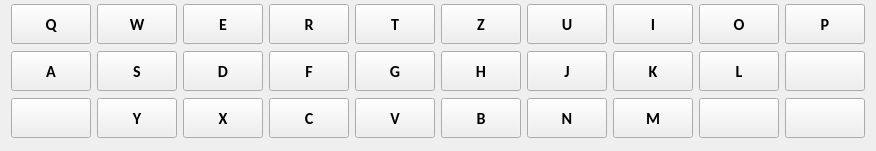
   <widget class="QWidget" name="gridLayoutWidget_2">
    <property name="geometry">
     <rect>
      <x>660</x>
      <y>26</y>
      <width>481</width>
      <height>151</height>
     </rect>
    </property>
    <property name="minimumSize">
     <size>
      <width>0</width>
      <height>40</height>
     </size>
    </property>
    <property name="font">
     <font>
      <weight>75</weight>
      <bold>true</bold>
     </font>
    </property>
    <property name="cursor">
     <cursorShape>ArrowCursor</cursorShape>
    </property>
    <layout class="QGridLayout" name="gridLayout">
     <property name="topMargin">
      <number>3</number>
     </property>
     <property name="horizontalSpacing">
      <number>6</number>
     </property>
     <item row="3" column="7">
      <widget class="QPushButton" name="pushButton_m">
       <property name="minimumSize">
        <size>
         <width>0</width>
         <height>40</height>
        </size>
       </property>
       <property name="font">
        <font>
         <family>Calibri</family>
         <pointsize>12</pointsize>
         <weight>75</weight>
         <bold>true</bold>
        </font>
       </property>
       <property name="cursor">
        <cursorShape>PointingHandCursor</cursorShape>
       </property>
       <property name="text">
        <string>M</string>
       </property>
      </widget>
     </item>
     <item row="2" column="1">
      <widget class="QPushButton" name="pushButton_s">
       <property name="minimumSize">
        <size>
         <width>0</width>
         <height>40</height>
        </size>
       </property>
       <property name="font">
        <font>
         <family>Calibri</family>
         <pointsize>12</pointsize>
         <weight>75</weight>
         <bold>true</bold>
        </font>
       </property>
       <property name="cursor">
        <cursorShape>PointingHandCursor</cursorShape>
       </property>
       <property name="text">
        <string>S</string>
       </property>
      </widget>
     </item>
     <item row="2" column="9">
      <widget class="QPushButton" name="pushButton_backspace">
       <property name="minimumSize">
        <size>
         <width>0</width>
         <height>40</height>
        </size>
       </property>
       <property name="font">
        <font>
         <family>Calibri</family>
         <pointsize>12</pointsize>
         <weight>75</weight>
         <bold>true</bold>
        </font>
       </property>
       <property name="cursor">
        <cursorShape>PointingHandCursor</cursorShape>
       </property>
       <property name="text">
        <string/>
       </property>
       <property name="icon">
        <iconset>
         <normaloff>Backspace.png</normaloff>Backspace.png</iconset>
       </property>
       <property name="iconSize">
        <size>
         <width>50</width>
         <height>16</height>
        </size>
       </property>
      </widget>
     </item>
     <item row="1" column="1">
      <widget class="QPushButton" name="pushButton_w">
       <property name="minimumSize">
        <size>
         <width>0</width>
         <height>40</height>
        </size>
       </property>
       <property name="font">
        <font>
         <family>Calibri</family>
         <pointsize>12</pointsize>
         <weight>75</weight>
         <bold>true</bold>
        </font>
       </property>
       <property name="cursor">
        <cursorShape>PointingHandCursor</cursorShape>
       </property>
       <property name="text">
        <string>W</string>
       </property>
      </widget>
     </item>
     <item row="1" column="9">
      <widget class="QPushButton" name="pushButton_p">
       <property name="minimumSize">
        <size>
         <width>0</width>
         <height>40</height>
        </size>
       </property>
       <property name="font">
        <font>
         <family>Calibri</family>
         <pointsize>12</pointsize>
         <weight>75</weight>
         <bold>true</bold>
        </font>
       </property>
       <property name="cursor">
        <cursorShape>PointingHandCursor</cursorShape>
       </property>
       <property name="autoFillBackground">
        <bool>false</bool>
       </property>
       <property name="styleSheet">
        <string notr="true"/>
       </property>
       <property name="text">
        <string>P</string>
       </property>
      </widget>
     </item>
     <item row="2" column="0">
      <widget class="QPushButton" name="pushButton_a">
       <property name="minimumSize">
        <size>
         <width>0</width>
         <height>40</height>
        </size>
       </property>
       <property name="font">
        <font>
         <family>Calibri</family>
         <pointsize>12</pointsize>
         <weight>75</weight>
         <bold>true</bold>
        </font>
       </property>
       <property name="cursor">
        <cursorShape>PointingHandCursor</cursorShape>
       </property>
       <property name="text">
        <string>A</string>
       </property>
      </widget>
     </item>
     <item row="2" column="6">
      <widget class="QPushButton" name="pushButton_j">
       <property name="minimumSize">
        <size>
         <width>0</width>
         <height>40</height>
        </size>
       </property>
       <property name="font">
        <font>
         <family>Calibri</family>
         <pointsize>12</pointsize>
         <weight>75</weight>
         <bold>true</bold>
        </font>
       </property>
       <property name="cursor">
        <cursorShape>PointingHandCursor</cursorShape>
       </property>
       <property name="text">
        <string>J</string>
       </property>
      </widget>
     </item>
     <item row="3" column="6">
      <widget class="QPushButton" name="pushButton_n">
       <property name="minimumSize">
        <size>
         <width>0</width>
         <height>40</height>
        </size>
       </property>
       <property name="font">
        <font>
         <family>Calibri</family>
         <pointsize>12</pointsize>
         <weight>75</weight>
         <bold>true</bold>
        </font>
       </property>
       <property name="cursor">
        <cursorShape>PointingHandCursor</cursorShape>
       </property>
       <property name="text">
        <string>N</string>
       </property>
      </widget>
     </item>
     <item row="2" column="3">
      <widget class="QPushButton" name="pushButton_f">
       <property name="minimumSize">
        <size>
         <width>0</width>
         <height>40</height>
        </size>
       </property>
       <property name="font">
        <font>
         <family>Calibri</family>
         <pointsize>12</pointsize>
         <weight>75</weight>
         <bold>true</bold>
        </font>
       </property>
       <property name="cursor">
        <cursorShape>PointingHandCursor</cursorShape>
       </property>
       <property name="text">
        <string>F</string>
       </property>
      </widget>
     </item>
     <item row="3" column="3">
      <widget class="QPushButton" name="pushButton_c">
       <property name="minimumSize">
        <size>
         <width>0</width>
         <height>40</height>
        </size>
       </property>
       <property name="font">
        <font>
         <family>Calibri</family>
         <pointsize>12</pointsize>
         <weight>75</weight>
         <bold>true</bold>
        </font>
       </property>
       <property name="cursor">
        <cursorShape>PointingHandCursor</cursorShape>
       </property>
       <property name="text">
        <string>C</string>
       </property>
      </widget>
     </item>
     <item row="3" column="2">
      <widget class="QPushButton" name="pushButton_x">
       <property name="minimumSize">
        <size>
         <width>0</width>
         <height>40</height>
        </size>
       </property>
       <property name="font">
        <font>
         <family>Calibri</family>
         <pointsize>12</pointsize>
         <weight>75</weight>
         <bold>true</bold>
        </font>
       </property>
       <property name="cursor">
        <cursorShape>PointingHandCursor</cursorShape>
       </property>
       <property name="text">
        <string>X</string>
       </property>
      </widget>
     </item>
     <item row="3" column="4">
      <widget class="QPushButton" name="pushButton_v">
       <property name="minimumSize">
        <size>
         <width>0</width>
         <height>40</height>
        </size>
       </property>
       <property name="font">
        <font>
         <family>Calibri</family>
         <pointsize>12</pointsize>
         <weight>75</weight>
         <bold>true</bold>
        </font>
       </property>
       <property name="cursor">
        <cursorShape>PointingHandCursor</cursorShape>
       </property>
       <property name="text">
        <string>V</string>
       </property>
      </widget>
     </item>
     <item row="3" column="5">
      <widget class="QPushButton" name="pushButton_b">
       <property name="minimumSize">
        <size>
         <width>0</width>
         <height>40</height>
        </size>
       </property>
       <property name="font">
        <font>
         <family>Calibri</family>
         <pointsize>12</pointsize>
         <weight>75</weight>
         <bold>true</bold>
        </font>
       </property>
       <property name="cursor">
        <cursorShape>PointingHandCursor</cursorShape>
       </property>
       <property name="text">
        <string>B</string>
       </property>
      </widget>
     </item>
     <item row="3" column="1">
      <widget class="QPushButton" name="pushButton_y">
       <property name="minimumSize">
        <size>
         <width>0</width>
         <height>40</height>
        </size>
       </property>
       <property name="font">
        <font>
         <family>Calibri</family>
         <pointsize>12</pointsize>
         <weight>75</weight>
         <bold>true</bold>
        </font>
       </property>
       <property name="cursor">
        <cursorShape>PointingHandCursor</cursorShape>
       </property>
       <property name="text">
        <string>Y</string>
       </property>
      </widget>
     </item>
     <item row="2" column="2">
      <widget class="QPushButton" name="pushButton_d">
       <property name="minimumSize">
        <size>
         <width>0</width>
         <height>40</height>
        </size>
       </property>
       <property name="font">
        <font>
         <family>Calibri</family>
         <pointsize>12</pointsize>
         <weight>75</weight>
         <bold>true</bold>
        </font>
       </property>
       <property name="cursor">
        <cursorShape>PointingHandCursor</cursorShape>
       </property>
       <property name="text">
        <string>D</string>
       </property>
      </widget>
     </item>
     <item row="1" column="2">
      <widget class="QPushButton" name="pushButton_e">
       <property name="minimumSize">
        <size>
         <width>0</width>
         <height>40</height>
        </size>
       </property>
       <property name="font">
        <font>
         <family>Calibri</family>
         <pointsize>12</pointsize>
         <weight>75</weight>
         <bold>true</bold>
        </font>
       </property>
       <property name="cursor">
        <cursorShape>PointingHandCursor</cursorShape>
       </property>
       <property name="text">
        <string>E</string>
       </property>
      </widget>
     </item>
     <item row="1" column="8">
      <widget class="QPushButton" name="pushButton_o">
       <property name="minimumSize">
        <size>
         <width>0</width>
         <height>40</height>
        </size>
       </property>
       <property name="font">
        <font>
         <family>Calibri</family>
         <pointsize>12</pointsize>
         <weight>75</weight>
         <bold>true</bold>
        </font>
       </property>
       <property name="cursor">
        <cursorShape>PointingHandCursor</cursorShape>
       </property>
       <property name="text">
        <string>O</string>
       </property>
      </widget>
     </item>
     <item row="2" column="4">
      <widget class="QPushButton" name="pushButton_g">
       <property name="minimumSize">
        <size>
         <width>0</width>
         <height>40</height>
        </size>
       </property>
       <property name="font">
        <font>
         <family>Calibri</family>
         <pointsize>12</pointsize>
         <weight>75</weight>
         <bold>true</bold>
        </font>
       </property>
       <property name="cursor">
        <cursorShape>PointingHandCursor</cursorShape>
       </property>
       <property name="text">
        <string>G</string>
       </property>
      </widget>
     </item>
     <item row="2" column="5">
      <widget class="QPushButton" name="pushButton_h">
       <property name="minimumSize">
        <size>
         <width>0</width>
         <height>40</height>
        </size>
       </property>
       <property name="font">
        <font>
         <family>Calibri</family>
         <pointsize>12</pointsize>
         <weight>75</weight>
         <bold>true</bold>
        </font>
       </property>
       <property name="cursor">
        <cursorShape>PointingHandCursor</cursorShape>
       </property>
       <property name="text">
        <string>H</string>
       </property>
      </widget>
     </item>
     <item row="1" column="5">
      <widget class="QPushButton" name="pushButton_z">
       <property name="minimumSize">
        <size>
         <width>0</width>
         <height>40</height>
        </size>
       </property>
       <property name="font">
        <font>
         <family>Calibri</family>
         <pointsize>12</pointsize>
         <weight>75</weight>
         <bold>true</bold>
        </font>
       </property>
       <property name="cursor">
        <cursorShape>PointingHandCursor</cursorShape>
       </property>
       <property name="text">
        <string>Z</string>
       </property>
      </widget>
     </item>
     <item row="2" column="7">
      <widget class="QPushButton" name="pushButton_k">
       <property name="minimumSize">
        <size>
         <width>0</width>
         <height>40</height>
        </size>
       </property>
       <property name="font">
        <font>
         <family>Calibri</family>
         <pointsize>12</pointsize>
         <weight>75</weight>
         <bold>true</bold>
        </font>
       </property>
       <property name="cursor">
        <cursorShape>PointingHandCursor</cursorShape>
       </property>
       <property name="text">
        <string>K</string>
       </property>
      </widget>
     </item>
     <item row="1" column="4">
      <widget class="QPushButton" name="pushButton_t">
       <property name="minimumSize">
        <size>
         <width>0</width>
         <height>40</height>
        </size>
       </property>
       <property name="font">
        <font>
         <family>Calibri</family>
         <pointsize>12</pointsize>
         <weight>75</weight>
         <bold>true</bold>
        </font>
       </property>
       <property name="cursor">
        <cursorShape>PointingHandCursor</cursorShape>
       </property>
       <property name="text">
        <string>T</string>
       </property>
      </widget>
     </item>
     <item row="1" column="0">
      <widget class="QPushButton" name="pushButton_q">
       <property name="sizePolicy">
        <sizepolicy hsizetype="Fixed" vsizetype="Fixed">
         <horstretch>0</horstretch>
         <verstretch>0</verstretch>
        </sizepolicy>
       </property>
       <property name="minimumSize">
        <size>
         <width>0</width>
         <height>40</height>
        </size>
       </property>
       <property name="font">
        <font>
         <family>Calibri</family>
         <pointsize>12</pointsize>
         <weight>75</weight>
         <bold>true</bold>
        </font>
       </property>
       <property name="cursor">
        <cursorShape>PointingHandCursor</cursorShape>
       </property>
       <property name="text">
        <string>Q</string>
       </property>
      </widget>
     </item>
     <item row="1" column="6">
      <widget class="QPushButton" name="pushButton_u">
       <property name="minimumSize">
        <size>
         <width>0</width>
         <height>40</height>
        </size>
       </property>
       <property name="font">
        <font>
         <family>Calibri</family>
         <pointsize>12</pointsize>
         <weight>75</weight>
         <bold>true</bold>
        </font>
       </property>
       <property name="cursor">
        <cursorShape>PointingHandCursor</cursorShape>
       </property>
       <property name="text">
        <string>U</string>
       </property>
      </widget>
     </item>
     <item row="1" column="7">
      <widget class="QPushButton" name="pushButton_i">
       <property name="minimumSize">
        <size>
         <width>0</width>
         <height>40</height>
        </size>
       </property>
       <property name="font">
        <font>
         <family>Calibri</family>
         <pointsize>12</pointsize>
         <weight>75</weight>
         <bold>true</bold>
        </font>
       </property>
       <property name="cursor">
        <cursorShape>PointingHandCursor</cursorShape>
       </property>
       <property name="text">
        <string>I</string>
       </property>
      </widget>
     </item>
     <item row="1" column="3">
      <widget class="QPushButton" name="pushButton_r">
       <property name="minimumSize">
        <size>
         <width>0</width>
         <height>40</height>
        </size>
       </property>
       <property name="font">
        <font>
         <family>Calibri</family>
         <pointsize>12</pointsize>
         <weight>75</weight>
         <bold>true</bold>
        </font>
       </property>
       <property name="cursor">
        <cursorShape>PointingHandCursor</cursorShape>
       </property>
       <property name="text">
        <string>R</string>
       </property>
      </widget>
     </item>
     <item row="2" column="8">
      <widget class="QPushButton" name="pushButton_l">
       <property name="minimumSize">
        <size>
         <width>0</width>
         <height>40</height>
        </size>
       </property>
       <property name="font">
        <font>
         <family>Calibri</family>
         <pointsize>12</pointsize>
         <weight>75</weight>
         <bold>true</bold>
        </font>
       </property>
       <property name="cursor">
        <cursorShape>PointingHandCursor</cursorShape>
       </property>
       <property name="text">
        <string>L</string>
       </property>
      </widget>
     </item>
     <item row="3" column="0">
      <widget class="QPushButton" name="pushButton_update_dict">
       <property name="minimumSize">
        <size>
         <width>0</width>
         <height>40</height>
        </size>
       </property>
       <property name="font">
        <font>
         <family>Calibri</family>
         <pointsize>12</pointsize>
         <weight>50</weight>
         <bold>false</bold>
        </font>
       </property>
       <property name="cursor">
        <cursorShape>PointingHandCursor</cursorShape>
       </property>
       <property name="text">
        <string/>
       </property>
       <property name="icon">
        <iconset>
         <normaloff>Update.png</normaloff>Update.png</iconset>
       </property>
      </widget>
     </item>
     <item row="3" column="9">
      <widget class="QPushButton" name="pushButton_save_dict_as">
       <property name="minimumSize">
        <size>
         <width>0</width>
         <height>40</height>
        </size>
       </property>
       <property name="font">
        <font>
         <family>Calibri</family>
         <pointsize>12</pointsize>
         <weight>50</weight>
         <bold>false</bold>
        </font>
       </property>
       <property name="cursor">
        <cursorShape>PointingHandCursor</cursorShape>
       </property>
       <property name="text">
        <string/>
       </property>
       <property name="icon">
        <iconset>
         <normaloff>Save_as.png</normaloff>Save_as.png</iconset>
       </property>
       <property name="iconSize">
        <size>
         <width>19</width>
         <height>19</height>
        </size>
       </property>
      </widget>
     </item>
     <item row="3" column="8">
      <widget class="QPushButton" name="pushButton_save_dict">
       <property name="minimumSize">
        <size>
         <width>0</width>
         <height>40</height>
        </size>
       </property>
       <property name="font">
        <font>
         <family>Calibri</family>
         <pointsize>12</pointsize>
         <weight>50</weight>
         <bold>false</bold>
        </font>
       </property>
       <property name="cursor">
        <cursorShape>PointingHandCursor</cursorShape>
       </property>
       <property name="text">
        <string/>
       </property>
       <property name="icon">
        <iconset>
         <normaloff>Save.png</normaloff>Save.png</iconset>
       </property>
      </widget>
     </item>
    </layout>
   </widget>
